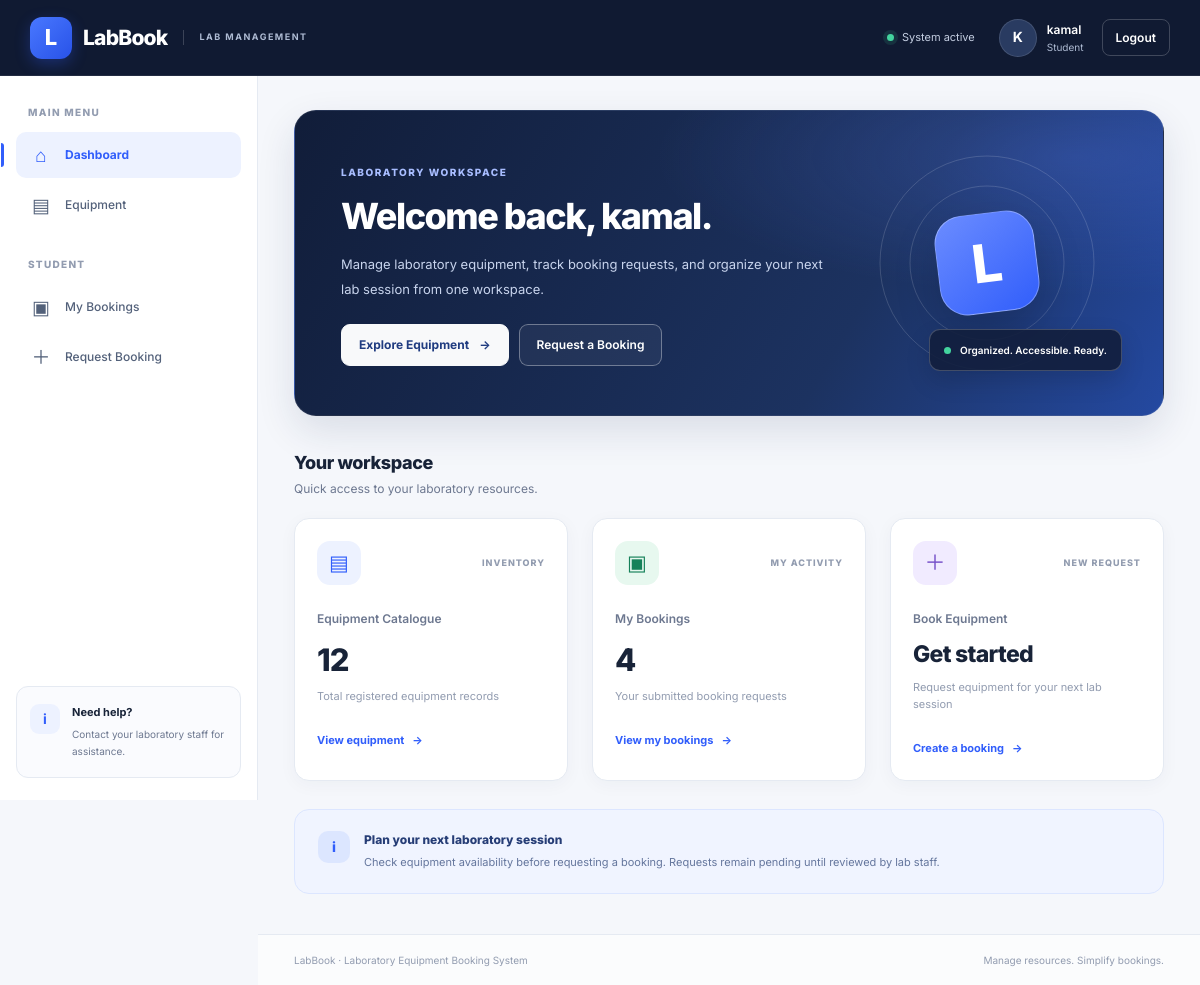
The page / (signed in) on the database its author committed.
### models/user.py (models this page shows, shortened)
class User(UserMixin, db.Model):
    __tablename__ = "users"
    id = db.Column(db.Integer, primary_key=True)
    username = db.Column(db.String(80), unique=True, nullable=False)
    email = db.Column(db.String(120), unique=True, nullable=False)
    password_hash = db.Column(db.String(255), nullable=False)
    role = db.Column(db.String(20), nullable=False, default="student")
    bookings = db.relationship(
        "Booking",
        back_populates="student",
    )

### app.py (the view, shortened to what this page needs)
    @app.route("/")
    def home():
        equipment_count = (
            db.session.scalar(
                select(func.count(Equipment.id))
            )
            or 0
        )
        booking_count = 0
        pending_count = 0
        if current_user.is_authenticated:
            if current_user.role == "student":
                booking_count = (
                    db.session.scalar(
                        select(func.count(Booking.id)).where(
                            Booking.student_id == current_user.id
                        )
                    )
                    or 0
                )
        return render_template(
            "home.html",
            equipment_count=equipment_count,
            booking_count=booking_count,
            pending_count=pending_count,
        )

### models/user.py (called while the page is built)
@login_manager.user_loader
def load_user(user_id):
    try:
        return db.session.get(User, int(user_id))
    except (ValueError, TypeError):
        return None

### templates/home.html (shortened to what this page needs)
{% extends "base.html" %}
{% block content %}
<section class="home-hero">
    <div class="home-hero-content">
        <span class="page-eyebrow">LABORATORY WORKSPACE</span>
        {% if current_user.is_authenticated %}
            <h1>Welcome back, {{ current_user.username }}.</h1>
            <p>
                Manage laboratory equipment, track booking requests,
                and organize your next lab session from one workspace.
            </p>
        {% else %}
            <h1>Laboratory equipment, made easier.</h1>
            <p>
                Explore laboratory resources and simplify equipment
                booking with our centralized laboratory workspace.
            </p>
        {% endif %}
        <div class="hero-actions">
            <a href="{{ url_for('equipment.list_equipment') }}"
               class="btn btn-light">
                Explore Equipment <span>→</span>
            </a>
            {% if current_user.is_authenticated
                  and current_user.role == 'student' %}
                <a href="{{ url_for('bookings.create_booking') }}"
                   class="btn btn-hero-outline">
                    Request a Booking
                </a>
            {% elif current_user.is_authenticated
                    and current_user.role == 'staff' %}
                <a href="{{ url_for('staff.dashboard') }}"
                   class="btn btn-hero-outline">
                    Review Requests
                </a>
            {% else %}
                <a href="{{ url_for('auth.register') }}"
                   class="btn btn-hero-outline">
                    Create Student Account
                </a>
            {% endif %}
        </div>
    </div>
    <div class="hero-decoration" aria-hidden="true">
        <div class="hero-orbit orbit-one"></div>
        <div class="hero-orbit orbit-two"></div>
        <div class="hero-symbol">L</div>
        <div class="hero-floating-card">
            <span class="hero-floating-dot"></span>
            Organized. Accessible. Ready.
        </div>
    </div>
</section>
<div class="section-heading">
    <div>
        <h2>Your workspace</h2>
        <p>Quick access to your laboratory resources.</p>
    </div>
</div>
<div class="row g-4">
    <div class="col-sm-6 col-xl-4">
        <div class="stat-card">
            <div class="d-flex justify-content-between align-items-center">
                <div class="stat-icon">▤</div>
                <span class="stat-mini-label">INVENTORY</span>
            </div>
            <div class="stat-label mt-4">Equipment Catalogue</div>
            <p class="stat-value">{{ equipment_count }}</p>
            <p class="stat-description">
                Total registered equipment records
            </p>
            <a class="stat-link"
               href="{{ url_for('equipment.list_equipment') }}">
                View equipment <span>→</span>
            </a>
        </div>
    </div>
    {% if current_user.is_authenticated
          and current_user.role == 'student' %}
        <div class="col-sm-6 col-xl-4">
            <div class="stat-card">
                <div class="d-flex justify-content-between align-items-center">
                    <div class="stat-icon stat-icon-green">▣</div>
                    <span class="stat-mini-label">MY ACTIVITY</span>
                </div>
                <div class="stat-label mt-4">My Bookings</div>
                <p class="stat-value">{{ booking_count }}</p>
                <p class="stat-description">
                    Your submitted booking requests
                </p>
                <a class="stat-link"
                   href="{{ url_for('bookings.my_bookings') }}">
                    View my bookings <span>→</span>
                </a>
            </div>
        </div>
        <div class="col-sm-6 col-xl-4">
            <div class="stat-card">
                <div class="d-flex justify-content-between align-items-center">
                    <div class="stat-icon stat-icon-purple">＋</div>
                    <span class="stat-mini-label">NEW REQUEST</span>
                </div>
                <div class="stat-label mt-4">Book Equipment</div>
                <p class="stat-value stat-value-word">Get started</p>
                <p class="stat-description">
                    Request equipment for your next lab session
                </p>
                <a class="stat-link"
                   href="{{ url_for('bookings.create_booking') }}">
                    Create a booking <span>→</span>
                </a>
            </div>
        </div>
    {% endif %}
</div>
<section class="bottom-info-panel">
    <div class="bottom-info-icon">i</div>
    <div>
        <h3>Plan your next laboratory session</h3>
        <p>
            Check equipment availability before requesting a booking.
            Requests remain pending until reviewed by lab staff.
        </p>
    </div>
</section>
{% endblock %}

### templates/base.html (shortened to what this page needs)
<!DOCTYPE html>
<html lang="en">
<head>
    <link href="https://cdn.jsdelivr.net/npm/bootstrap@5.3.3/dist/css/bootstrap.min.css"
          rel="stylesheet">
    <link rel="stylesheet"
          href="{{ url_for('static', filename='css/style.css') }}">
</head>
<body>
    <nav class="topbar">
        <div class="topbar-inner">
            <a class="navbar-brand-custom" href="{{ url_for('home') }}">
                <span class="brand-icon">L</span>
                <span class="brand-name">LabBook</span>
                <span class="brand-tagline">LAB MANAGEMENT</span>
            </a>
            <div class="topbar-right">
                {% if current_user.is_authenticated %}
                    <div class="system-indicator">
                        <span class="online-dot"></span>
                        System active
                    </div>
                    <div class="user-menu">
                        <div class="user-avatar">
                            {{ current_user.username[0]|upper }}
                        </div>
                        <div class="user-details">
                            <span class="user-name">
                                {{ current_user.username }}
                            </span>
                            <span class="user-role">
                                {{ current_user.role|title }}
                            </span>
                        </div>
                        <a href="{{ url_for('auth.logout') }}"
                           class="btn-logout">
                            Logout
                        </a>
                    </div>
                {% endif %}
            </div>
        </div>
    </nav>
    <div class="app-layout">
        <aside class="sidebar">
            <div class="sidebar-content">
                <p class="sidebar-label">MAIN MENU</p>
                <a class="sidebar-link {% if request.endpoint == 'home' %}active{% endif %}"
                   href="{{ url_for('home') }}">
                    <span class="nav-icon">⌂</span>
                    Dashboard
                </a>
                {% if current_user.is_authenticated %}
                    <a class="sidebar-link {% if request.endpoint and request.endpoint.startswith('equipment.') %}active{% endif %}"
                       href="{{ url_for('equipment.list_equipment') }}">
                        <span class="nav-icon">▤</span>
                        Equipment
                    </a>
                    {% if current_user.role == 'student' %}
                        <p class="sidebar-label sidebar-section-label">
                            STUDENT
                        </p>
                        <a class="sidebar-link {% if request.endpoint == 'bookings.my_bookings' %}active{% endif %}"
                           href="{{ url_for('bookings.my_bookings') }}">
                            <span class="nav-icon">▣</span>
                            My Bookings
                        </a>
                        <a class="sidebar-link {% if request.endpoint == 'bookings.create_booking' %}active{% endif %}"
                           href="{{ url_for('bookings.create_booking') }}">
                            <span class="nav-icon">＋</span>
                            Request Booking
                        </a>
                    {% endif %}
                {% endif %}
            </div>
            <div class="sidebar-footer">
                <div class="help-icon">i</div>
                <div class="help-content">
                    <strong>Need help?</strong>
                    <p>Contact your laboratory staff for assistance.</p>
                </div>
            </div>
        </aside>
        <main class="main-content">
            <div class="content-wrapper">
                {% block content %}{% endblock %}
            </div>
            <footer class="app-footer">
                <span>LabBook · Laboratory Equipment Booking System</span>
                <span>Manage resources. Simplify bookings.</span>
            </footer>
        </main>
    </div>
</body>
</html>

### rows shown on the page
User: username "K", username "kamal", role "Student"

### other values the page prints
{{ equipment_count }} "12"
{{ booking_count }} "4"
